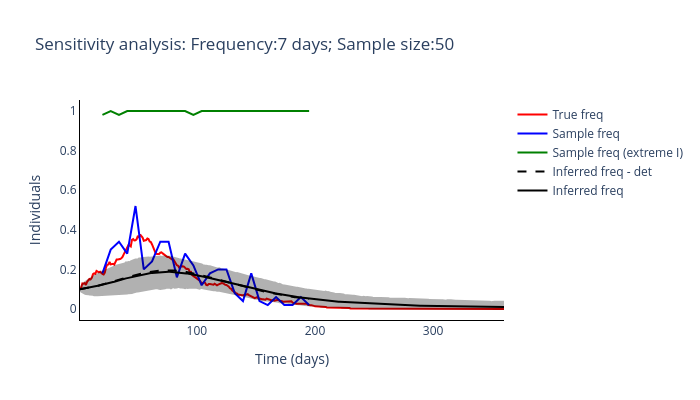
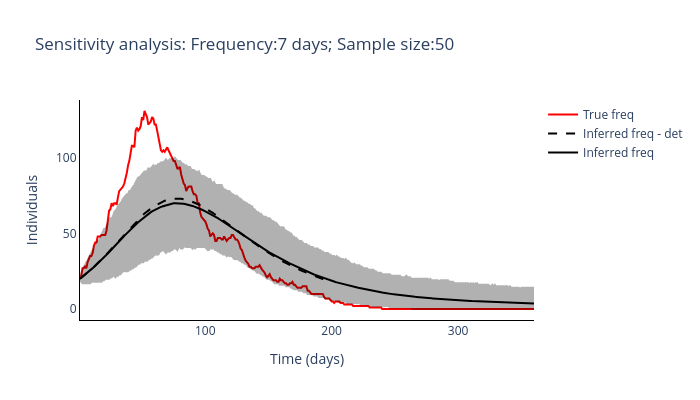

Notebook code for these charts, in order:
### Code cell
routine_run(freq_samplying_range[2], sample_size_range[3])

### Figure 1 — Plotly figure (JSON) as saved in the notebook; plotly's stock layout.template omitted (floating-point values rounded to 4 significant figures; data arrays with more than 128 entries replaced by an {"elided": "..."} marker saying what was removed)
{"data": [{"line": {"color": "red"}, "mode": "lines", "name": "True freq", "type": "scatter", "x": {"elided": "360 int values"}, "y": {"elided": "360 float values"}}, {"line": {"color": "blue"}, "mode": "lines", "name": "Sample freq", "type": "scatter", "x": [20, 27, 34, 41, 48, 55, 62, 69, 76, 83, 90, 97, 104, 111, 118, 125, 132, 139, 146, 153, 160, 167, 174, 181, 188, 195], "y": [0.18, 0.3, 0.34, 0.28, 0.52, 0.2, 0.24, 0.34, 0.34, 0.16, 0.28, 0.22, 0.12, 0.18, 0.2, 0.2, 0.08, 0.04, 0.18, 0.04, 0.02, 0.06, 0.02, 0.02, 0.06, 0.02]}, {"line": {"color": "green"}, "mode": "lines", "name": "Sample freq (extreme I)", "type": "scatter", "x": [20, 27, 34, 41, 48, 55, 62, 69, 76, 83, 90, 97, 104, 111, 118, 125, 132, 139, 146, 153, 160, 167, 174, 181, 188, 195], "y": [0.98, 1, 0.98, 1, 1, 1, 1, 1, 1, 1, 1, 0.98, 1, 1, 1, 1, 1, 1, 1, 1, 1, 1, 1, 1, 1, 1]}, {"line": {"color": "black", "dash": "dash"}, "mode": "lines", "name": "Inferred freq - det", "type": "scatter", "x": {"elided": "360 int values"}, "y": {"elided": "195 float values"}}, {"line": {"color": "black"}, "mode": "lines", "name": "Inferred freq", "type": "scatter", "x": {"elided": "360 int values"}, "y": {"elided": "360 float values"}}, {"fill": "toself", "fillcolor": "black", "line": {"color": "black"}, "mode": "lines", "name": "Inferred freq", "opacity": 0.3, "showlegend": false, "type": "scatter", "x": {"elided": "720 int values"}, "y": {"elided": "720 float values"}}], "layout": {"height": 400, "plot_bgcolor": "white", "title": {"text": "Sensitivity analysis: Frequency:7 days; Sample size:50"}, "width": 700, "xaxis": {"linecolor": "black", "title": {"text": "Time (days)"}}, "yaxis": {"linecolor": "black", "title": {"text": "Individuals"}}}}

### Figure 2 — Plotly figure (JSON) as saved in the notebook; plotly's stock layout.template omitted (floating-point values rounded to 4 significant figures; data arrays with more than 128 entries replaced by an {"elided": "..."} marker saying what was removed)
{"data": [{"line": {"color": "red"}, "mode": "lines", "name": "True freq", "type": "scatter", "x": {"elided": "360 int values"}, "y": {"elided": "360 int values"}}, {"line": {"color": "black", "dash": "dash"}, "mode": "lines", "name": "Inferred freq - det", "type": "scatter", "x": {"elided": "360 int values"}, "y": {"elided": "195 float values"}}, {"line": {"color": "black"}, "mode": "lines", "name": "Inferred freq", "type": "scatter", "x": {"elided": "360 int values"}, "y": {"elided": "360 float values"}}, {"fill": "toself", "fillcolor": "black", "line": {"color": "black"}, "mode": "lines", "name": "Inferred freq", "opacity": 0.3, "showlegend": false, "type": "scatter", "x": {"elided": "720 int values"}, "y": {"elided": "720 float values"}}], "layout": {"height": 400, "plot_bgcolor": "white", "title": {"text": "Sensitivity analysis: Frequency:7 days; Sample size:50"}, "width": 700, "xaxis": {"linecolor": "black", "title": {"text": "Time (days)"}}, "yaxis": {"linecolor": "black", "title": {"text": "Individuals"}}}}
